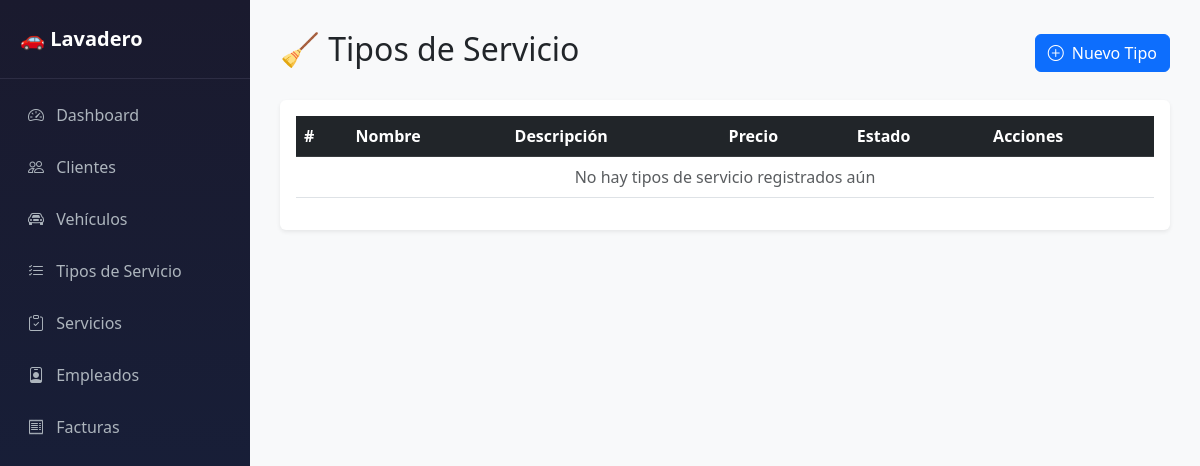
Before: /tipos-servicio/ with the older database file.
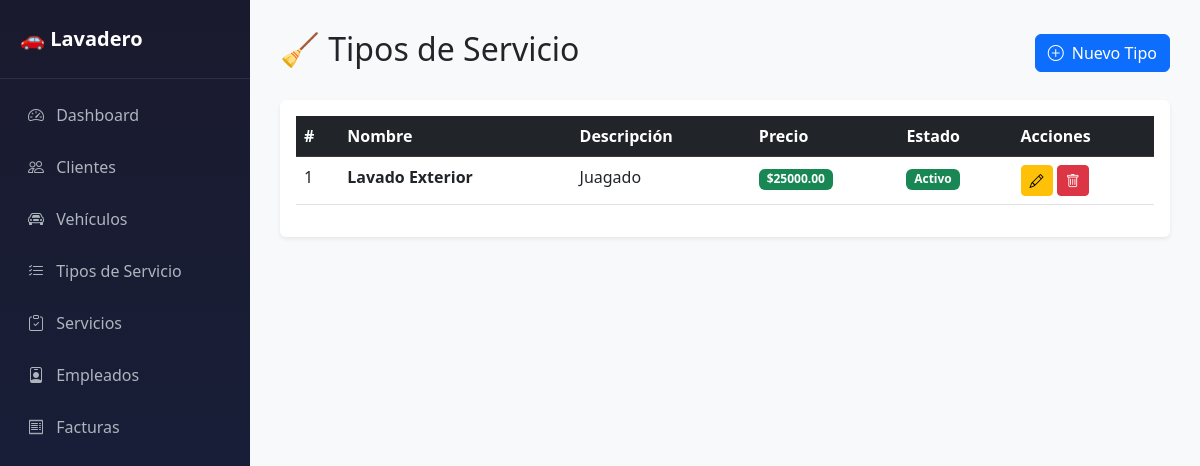
After: the same page with the newer database file.
### gestion/models.py (models this page shows, shortened)
class TipoServicio(models.Model):
    nombre      = models.CharField(max_length=100)
    descripcion = models.TextField(blank=True)
    precio      = models.DecimalField(max_digits=10, decimal_places=2)
    activo      = models.BooleanField(default=True)

### gestion/views.py (the view)
# urls.py: path('tipos-servicio/',                     views.lista_tipos_servicio,   name='lista_tipos_servicio'),
def lista_tipos_servicio(request):
    tipos = TipoServicio.objects.all()
    return render(request, 'gestion/tipos_servicio.html', {'tipos': tipos})

### gestion/templates/gestion/tipos_servicio.html (shortened to what this page needs)
{% extends 'gestion/base.html' %}
{% block contenido %}
<div class="d-flex justify-content-between align-items-center mb-4">
    <h2>🧹 Tipos de Servicio</h2>
    <a href="{% url 'nuevo_tipo_servicio' %}" class="btn btn-primary">
        <i class="bi bi-plus-circle me-2"></i>Nuevo Tipo
    </a>
</div>
<div class="card border-0 shadow-sm">
    <div class="card-body">
        <table class="table table-hover">
            <thead class="table-dark">
                <tr>
                    <th>#</th>
                    <th>Nombre</th>
                    <th>Descripción</th>
                    <th>Precio</th>
                    <th>Estado</th>
                    <th>Acciones</th>
                </tr>
            </thead>
            <tbody>
                {% for tipo in tipos %}
                <tr>
                    <td>{{ tipo.id }}</td>
                    <td><strong>{{ tipo.nombre }}</strong></td>
                    <td>{{ tipo.descripcion }}</td>
                    <td>
                        <span class="badge bg-success">
                            ${{ tipo.precio }}
                        </span>
                    </td>
                    <td>
                        {% if tipo.activo %}
                        <span class="badge bg-success">Activo</span>
                        {% else %}
                        <span class="badge bg-secondary">Inactivo</span>
                        {% endif %}
                    </td>
                    <td>
                        <a href="{% url 'editar_tipo_servicio' tipo.id %}"
                           class="btn btn-sm btn-warning">
                            <i class="bi bi-pencil"></i>
                        </a>
                        <button onclick="confirmarEliminar('{% url 'eliminar_tipo_servicio' tipo.id %}')"
                                class="btn btn-sm btn-danger">
                            <i class="bi bi-trash"></i>
                        </button>
                    </td>
                </tr>
                {% empty %}
                <tr>
                    <td colspan="6" class="text-center text-muted">
                        No hay tipos de servicio registrados aún
                    </td>
                </tr>
                {% endfor %}
            </tbody>
        </table>
    </div>
</div>
{% endblock %}

Changed rows visible on the page:
added TipoServicio: id "1", nombre "Lavado Exterior", descripcion "Juagado", precio "25000.00", activo "Activo"
Other visible differences:
text no longer shown: "No hay tipos de servicio registrados aún"
